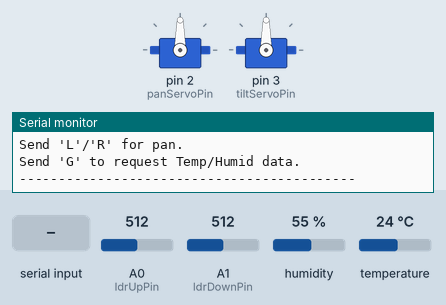
The sketch below on a simulated Arduino Uno, built with avr-gcc and run on an emulated ATmega328P. Parts: 2 × servo, the last lines printed to the serial monitor. Inputs (shaded band) come from the test bench; at power-on: A0 (ldrUpPin) = 512, A1 (ldrDownPin) = 512, humidity 55 %, temperature 24 °C.

Above: at 2.3 s.
2.4 s: A0 (ldrUpPin) set to 541
At 3.0 s:
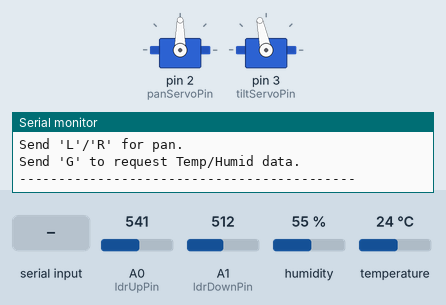
At 3.91 s:
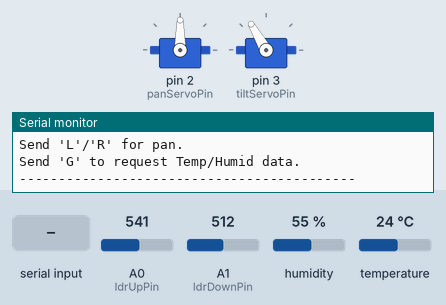
5.4 s: "G" received over the second serial link
8.4 s: A1 (ldrDownPin) set to 545
9.9 s: A1 (ldrDownPin) set to 569
At 10.06 s:
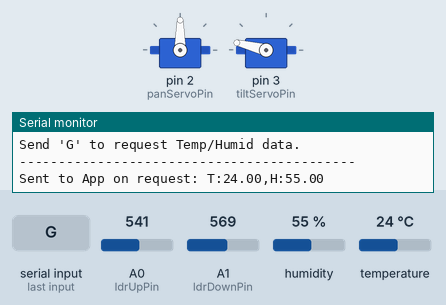
12.9 s: A1 (ldrDownPin) set to 511
15.9 s: "L" received over the second serial link
At 16.8 s:
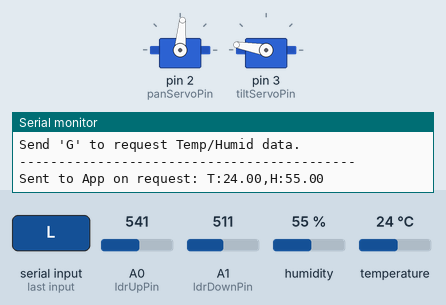
Timing chart, 0 to 18.4 s (numbered marks = the images above; inputs shaded):
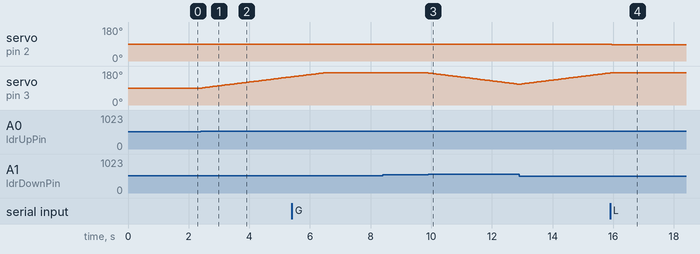

Measured:
- the behaviour switches between 532 and 533 on A0 (ldrUpPin) (found by bisection; images 0 and 1)
- the behaviour switches between 561 and 562 on A1 (ldrDownPin) (found by bisection; images 2 and 3)
- after the input at 2.4 s, servo on pin 3 (tiltServoPin): moves from 90° to 149° over 2.9 s, starting at once
- after the input at 8.4 s, every drawn part: stays the same
- after the input at 9.9 s, servo on pin 3 (tiltServoPin): moves from 170° to 110° over 3.0 s, starting at once
- after the input at 15.9 s, servo on pin 2 (panServoPin): 90° → 85° at once

The sketch:

BlueCon.ino
```cpp
#include <Servo.h>
#include <SoftwareSerial.h>
#include <Wire.h>
#include <Adafruit_Sensor.h>
#include <Adafruit_BME280.h>

// --- (Pin Definitions and other variables are unchanged) ---
// Servo for panning (left/right) - MANUAL CONTROL
Servo panServo;
Servo tiltServo;
const int panServoPin = 2;

// Servo for tilting (up/down) - AUTOMATIC CONTROL
// Servo tiltServo;
const int tiltServoPin = 3;

// LDRs for vertical (tilt) tracking
const int ldrUpPin = A0;
const int ldrDownPin = A1;

// Bluetooth Module Pins (Software Serial)
const int btRxPin = 10;
const int btTxPin = 11;
SoftwareSerial btSerial(btRxPin, btTxPin); // RX, TX

// --- BME280 Sensor Object ---
Adafruit_BME280 bme; // I2C

// --- Tuning & State Variables ---
int servoPanPos = 90;
int servoTiltPos = 90;
int tolerance = 20;
const int servoPanMinAngle = 10;
const int servoPanMaxAngle = 170;
const int servoTiltMinAngle = 10;
const int servoTiltMaxAngle = 170;

void setup() {
  Serial.begin(9600);
  btSerial.begin(9600);

  if (!bme.begin(0x76)) {
    Serial.println("Could not find a valid BME280 sensor, check wiring!");
    while (1);
  }

  panServo.attach(panServoPin);
  panServo.write(servoPanPos);

  tiltServo.attach(tiltServoPin);
  tiltServo.write(servoTiltPos);

  Serial.println("Dual-Axis Solar Tracker - On-Demand Data");
  Serial.println("-------------------------------------------");
  Serial.println("Send 'L'/'R' for pan.");
  Serial.println("Send 'G' to request Temp/Humid data.");
  Serial.println("-------------------------------------------");

  delay(1000);
}

void loop() {
  // Always check for incoming commands from the app
  handleBluetoothCommands();

  // The automatic tilt control continues to run independently
  handleAutomaticTilt();

  // A small delay is still good for system stability
  delay(50);
}

// Renamed from handleManualPan to handle all commands
void handleBluetoothCommands() {
  if (btSerial.available() > 0) {
    char command = btSerial.read();

    // --- Manual Pan Control ---
    if (command == 'L' || command == 'l') {
      servoPanPos -= 5;
      servoPanPos = constrain(servoPanPos, servoPanMinAngle, servoPanMaxAngle);
      panServo.write(servoPanPos);
    }
    else if (command == 'R' || command == 'r') {
      servoPanPos += 5;
      servoPanPos = constrain(servoPanPos, servoPanMinAngle, servoPanMaxAngle);
      panServo.write(servoPanPos);
    }
    // --- On-Demand Data Request ---
    else if (command == 'G' || command == 'g') {
      sendSensorData(); // Call the function to read and send data
    }

    // Clear the buffer to prevent accidental repeated commands
    while(btSerial.available()) {
      btSerial.read();
    }
  }
}

void handleAutomaticTilt() {
  int upVal = analogRead(ldrUpPin);
  int downVal = analogRead(ldrDownPin);
  int tiltError = upVal - downVal;

  if (tiltError > tolerance) {
    servoTiltPos++;
  } else if (tiltError < -tolerance) {
    servoTiltPos--;
  }

  servoTiltPos = constrain(servoTiltPos, servoTiltMinAngle, servoTiltMaxAngle);
  tiltServo.write(servoTiltPos);
}

// This function now only runs when called by the command handler
void sendSensorData() {
  // Detach servos to prevent twitching during Bluetooth transmission
  panServo.detach();
  tiltServo.detach();

  // Read sensor values
  float temp = bme.readTemperature();
  float hum = bme.readHumidity();

  // Re-attach servos immediately so they can resume normal operation
  panServo.attach(panServoPin);
  tiltServo.attach(tiltServoPin);

  if (isnan(temp) || isnan(hum)) {
    Serial.println("Failed to read from BME280 sensor!");
    btSerial.println("Error: Failed to read sensor"); // Send error to app
    return;
  }

  // Create the data string
  String dataString = "T:" + String(temp, 2) + ",H:" + String(hum, 2);

  // Send the data string over Bluetooth
  btSerial.println(dataString);

  // Print to Serial Monitor for debugging
  Serial.print("Sent to App on request: ");
  Serial.println(dataString);
}
```
